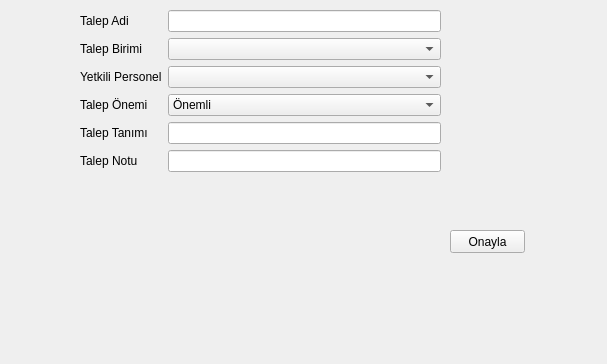
<?xml version="1.0" encoding="UTF-8"?>
<ui version="4.0">
 <class>TalepEkleme</class>
 <widget class="QWidget" name="TalepEkleme">
  <property name="geometry">
   <rect>
    <x>0</x>
    <y>0</y>
    <width>607</width>
    <height>364</height>
   </rect>
  </property>
  <property name="windowTitle">
   <string>Talep Formu</string>
  </property>
  <widget class="QWidget" name="formLayoutWidget">
   <property name="geometry">
    <rect>
     <x>80</x>
     <y>10</y>
     <width>361</width>
     <height>171</height>
    </rect>
   </property>
   <layout class="QFormLayout" name="formLayout">
    <item row="0" column="0">
     <widget class="QLabel" name="talepAdiLabel">
      <property name="text">
       <string>Talep Adi</string>
      </property>
     </widget>
    </item>
    <item row="0" column="1">
     <widget class="QLineEdit" name="talepadi"/>
    </item>
    <item row="1" column="0">
     <widget class="QLabel" name="talepTRLabel">
      <property name="text">
       <string>Talep Birimi</string>
      </property>
     </widget>
    </item>
    <item row="2" column="0">
     <widget class="QLabel" name="yetkiliPersonelLabel">
      <property name="text">
       <string>Yetkili Personel</string>
      </property>
     </widget>
    </item>
    <item row="3" column="0">
     <widget class="QLabel" name="talepNemiLabel">
      <property name="text">
       <string>Talep Önemi</string>
      </property>
     </widget>
    </item>
    <item row="4" column="0">
     <widget class="QLabel" name="talepTanMLabel">
      <property name="text">
       <string>Talep Tanımı</string>
      </property>
     </widget>
    </item>
    <item row="4" column="1">
     <widget class="QLineEdit" name="taleptanimi"/>
    </item>
    <item row="5" column="0">
     <widget class="QLabel" name="talepNotuLabel">
      <property name="text">
       <string>Talep Notu</string>
      </property>
     </widget>
    </item>
    <item row="5" column="1">
     <widget class="QLineEdit" name="talenotu"/>
    </item>
    <item row="3" column="1">
     <widget class="QComboBox" name="taleponemi">
      <item>
       <property name="text">
        <string>Önemli</string>
       </property>
      </item>
      <item>
       <property name="text">
        <string>Normal</string>
       </property>
      </item>
      <item>
       <property name="text">
        <string>Önemsiz</string>
       </property>
      </item>
     </widget>
    </item>
    <item row="1" column="1">
     <widget class="QComboBox" name="talepbirimi"/>
    </item>
    <item row="2" column="1">
     <widget class="QComboBox" name="yetkilipersonel"/>
    </item>
   </layout>
  </widget>
  <widget class="QPushButton" name="onay">
   <property name="geometry">
    <rect>
     <x>450</x>
     <y>230</y>
     <width>75</width>
     <height>23</height>
    </rect>
   </property>
   <property name="text">
    <string>Onayla</string>
   </property>
  </widget>
 </widget>
 <tabstops>
  <tabstop>talepadi</tabstop>
  <tabstop>talepbirimi</tabstop>
  <tabstop>yetkilipersonel</tabstop>
  <tabstop>taleponemi</tabstop>
  <tabstop>taleptanimi</tabstop>
  <tabstop>talenotu</tabstop>
  <tabstop>onay</tabstop>
 </tabstops>
 <resources/>
 <connections/>
</ui>
